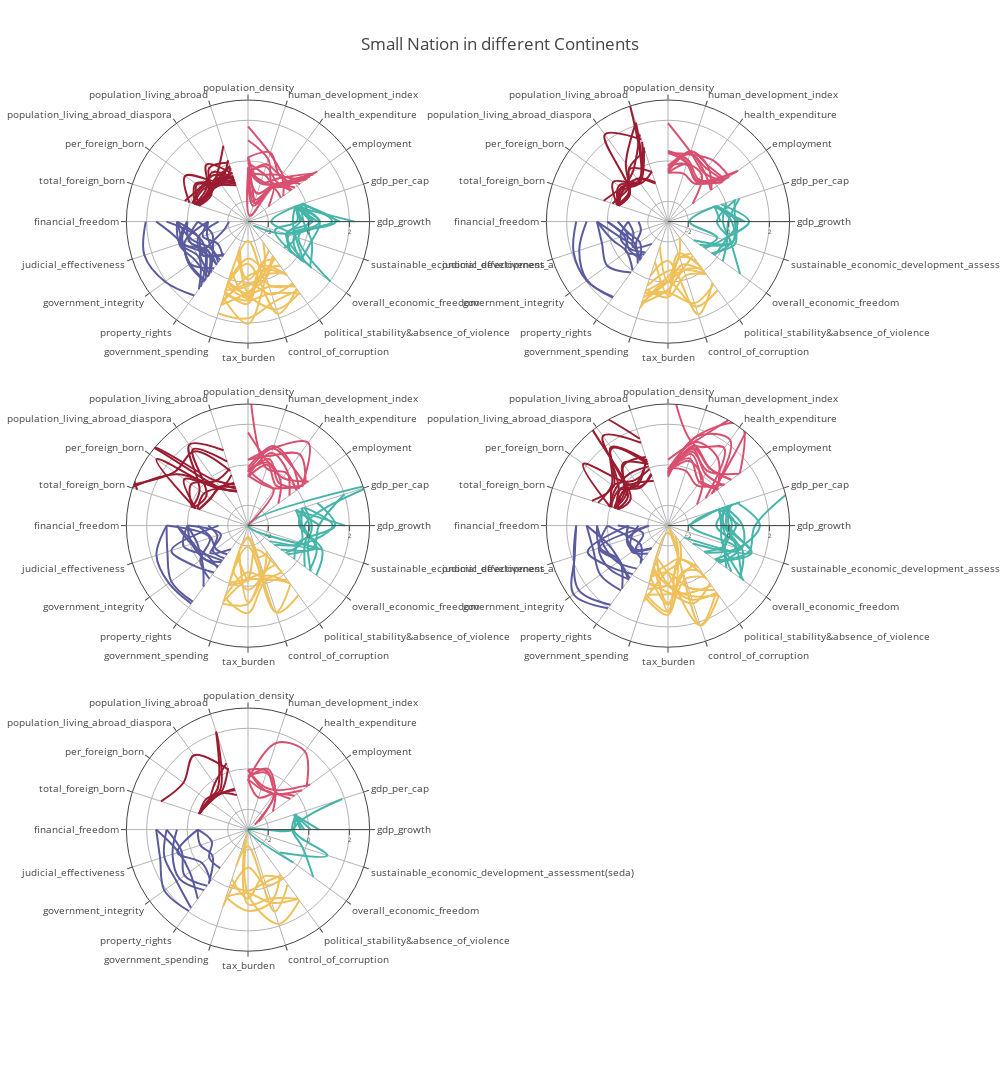

Notebook cell for this chart:
### Markdown cell above
## Overview for each continent

### Code cell
from plotly import tools
from random import randint

total= df_norm['continent'].nunique()


traces = []
subplot_titles = []

#format
theta = list(df_norm.columns[1:-1])
# theta.append(df_norm.columns[1])

# print(theta)

colors=['D94F70','45B5AA','F0C05A','5A5B9F','9B1B30']

# Plot one subplot 
def draw_one_nation(data, subplot):
    
#     format_data=list(data[1:-1])
#     format_data.append(format_data[0])

    result_list = []
    
    for index,k in enumerate(directions.keys()):
        
#         r = data[directions[k]].iloc[i].values
        r = data[directions[k]]
        theta = directions[k]
        
        result_list.append(go.Scatterpolar(
#             name = data[0], # country name
            subplot = subplot,
            r = r,
            theta = theta,
            mode = "lines",
#             fill = "toself",
#             fillcolor = "rgba(180,120,150,0.2)",
            line = dict(
                shape = "spline",
#                 color = "rgba(180,120,150,0.4)",
                color=colors[index],
            ) 
        )
        )
        
    return result_list


#     return go.Scatterpolar(
#             name = data[0], # country name
#             subplot = subplot,
#             r = format_data,
#             theta = theta,
#             mode = "lines",
# #             fill = "toself",
# #             fillcolor = "rgba(180,120,150,0.2)",
#             line = dict(
#                 shape = "spline",
#                 color = "rgba(180,120,150,0.4)",
#             ) 
# #         mode = "markers",
# #         marker = dict(
# #             color = "rgba(180,120,150,0.4)",
            
# #         )
#     )
    

# Plot for group of continents
continents = df_norm.groupby('continent')
data = []
    
# ga_index = continents.groups['America']
# ga = continents.get_group('America')

i = 0

for continent, nations in continents:
#     print(continent)
#     nations = continent[1] #df

    subplot = "polar"
    if i != 0:
        subplot += str(i+1)
    i+=1
    
    for i_nation in range(len(nations)):
#         print(nation[i])
        nation = nations.iloc[i_nation]
        data+=(draw_one_nation(nation, subplot))
    

# Subplot format
total = 5
cols = 2
rows = total//cols+1


width = 1/cols*0.8
height = 1/rows*0.8

w_offset = 1/cols*0.2
h_offset = 1/rows*0.2

polars = dict()
for i, continent in enumerate(continents):
    subplot = "polar"

    if i!=0:
        subplot += str(i+1)
        
    col = i % cols
    row = i // cols

    x = [(width+w_offset)*(col), width*(col+1) + w_offset*col]
    y = [1-height*(row+1)-h_offset*row, 1-(height+h_offset)*(row)]
        
    print(continent[0], col, row)

    
    polars[subplot] = dict(
        domain = dict(
            x = x,
            y = y
        ),
        angularaxis=dict(
            tickfont = dict(
                size = 10 
            ),
            ticks = "outside",
            rotation = 90,
            direction = "clockwise"
        ),
        radialaxis = dict(
            visible = True,
            tickfont = dict(
                size = 6 
            ),
            nticks = 6,
            range = [-3, 3]
        )
    )

    
layout = go.Layout(
    showlegend = False,
    title = "Small Nation in different Continents ",
)


fig = go.Figure(data=data, layout=layout)
fig['layout'].update(polars)
fig['layout'].update(width=max(cols*500,800),height=rows*500)
iplot(fig)
